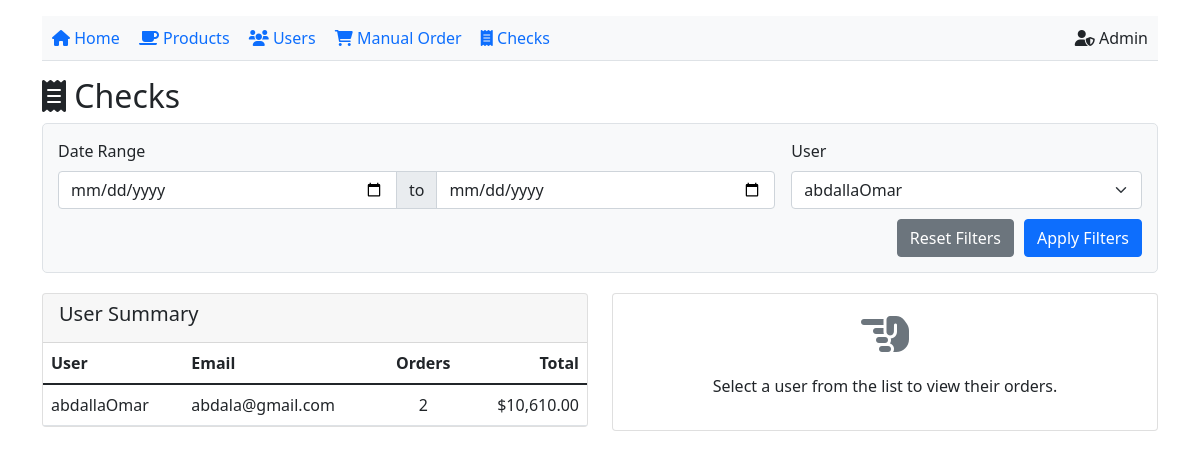
The page /Amr/AdminChecks.php?user_id=11 on the database its author committed.
### tables this page shows
CREATE TABLE `users` (
  `id` int(11) NOT NULL AUTO_INCREMENT,
  `username` varchar(50) NOT NULL,
  `email` varchar(100) NOT NULL,
  `password` varchar(255) NOT NULL,
  `profile_picture` varchar(255) DEFAULT NULL,
  `role` enum('user','admin') DEFAULT 'user',
  `created_at` timestamp NOT NULL DEFAULT current_timestamp(),
  PRIMARY KEY (`id`),
  UNIQUE KEY `username` (`username`),
  UNIQUE KEY `email` (`email`)
);

### Amr/AdminChecks.php (the view, shortened to what this page needs)
<?php
$DBName = "project";
$host = "localhost";
$DBtype = "mysql";
$userName = "root";
$userPassword = "";
function getConnection() {
    global $DBName, $host, $DBtype, $userName, $userPassword;
    try {
        $connection = new PDO("$DBtype:host=$host;dbname=$DBName", $userName, $userPassword);
        $connection->setAttribute(PDO::ATTR_ERRMODE, PDO::ERRMODE_EXCEPTION);
        return $connection;
    } catch (PDOException $e) {
        echo "Connection failed: " . $e->getMessage();
        exit();
    }
}
function getAllUsers() {
    $connection = getConnection();
    $sql = "SELECT id, username FROM users ORDER BY username";
    $stmt = $connection->prepare($sql);
    $stmt->execute();
    return $stmt->fetchAll(PDO::FETCH_ASSOC);
}
function getFilteredChecks($filters = []) {
    $connection = getConnection();
    $sql = "SELECT u.id as user_id, u.username, u.email,
           COUNT(o.id) as order_count,
           SUM(o.total_price) as total_amount
           FROM users u
           LEFT JOIN orders o ON u.id = o.user_id";
    $where_conditions = [];
    $params = [];
    if (!empty($filters['user_id'])) {
        $where_conditions[] = "u.id = :user_id";
        $params[':user_id'] = $filters['user_id'];
    }
    if (!empty($where_conditions)) {
        $sql .= " WHERE " . implode(" AND ", $where_conditions);
    }
    $sql .= " GROUP BY u.id, u.username, u.email ORDER BY total_amount DESC";
    $stmt = $connection->prepare($sql);
    foreach ($params as $key => $value) {
        $stmt->bindValue($key, $value);
    }
    $stmt->execute();
    return $stmt->fetchAll(PDO::FETCH_ASSOC);
}
$filters = [
    'date_from' => isset($_GET['date_from']) ? $_GET['date_from'] : '',
    'date_to' => isset($_GET['date_to']) ? $_GET['date_to'] : '',
    'user_id' => isset($_GET['user_id']) ? $_GET['user_id'] : ''
];
$selectedUserId = isset($_GET['view_user']) ? $_GET['view_user'] : null;
$selectedOrderId = isset($_GET['view_order']) ? $_GET['view_order'] : null;
$users = getAllUsers();
$filteredChecks = getFilteredChecks($filters);
$userOrders = [];
$userDetails = null;
?>
<!DOCTYPE html>
<html>
<head>
    <link href="https://cdn.jsdelivr.net/npm/bootstrap@5.1.3/dist/css/bootstrap.min.css" rel="stylesheet">
    <link rel="stylesheet" href="https://cdnjs.cloudflare.com/ajax/libs/font-awesome/6.0.0/css/all.min.css">
</head>
<body>
<div class="container mt-3">
    <div class="nav-links mb-3">
        <a href="index.php"><i class="fas fa-home"></i> Home</a>
        <a href="products.php"><i class="fas fa-coffee"></i> Products</a>
        <a href="users.php"><i class="fas fa-users"></i> Users</a>
        <a href="AdminOrders.php"><i class="fas fa-shopping-cart"></i> Manual Order</a>
        <a href="AdminChecks.php" class="active"><i class="fas fa-receipt"></i> Checks</a>
        <span class="float-end"><i class="fas fa-user-shield"></i> Admin</span>
    </div>
    <h2><i class="fas fa-receipt"></i> Checks</h2>
    <div class="filter-card">
        <form method="GET" action="" id="filter-form">
            <div class="row g-3">
                <div class="col-md-8">
                    <label class="form-label">Date Range</label>
                    <div class="input-group">
                        <input type="date" name="date_from" class="form-control" value="<?php echo $filters['date_from']; ?>" placeholder="From">
                        <span class="input-group-text">to</span>
                        <input type="date" name="date_to" class="form-control" value="<?php echo $filters['date_to']; ?>" placeholder="To">
                    </div>
                </div>
                <div class="col-md-4">
                    <label class="form-label">User</label>
                    <select name="user_id" class="form-select">
                        <?php foreach ($users as $user): ?>
                            <option value="<?php echo $user['id']; ?>" <?php echo ($filters['user_id'] == $user['id']) ? 'selected' : ''; ?>>
                                <?php echo $user['username']; ?>
                            </option>
                        <?php endforeach; ?>
                    </select>
                </div>
            </div>
            <div class="filter-buttons">
                <button type="button" class="btn btn-secondary" onclick="resetFilters()">Reset Filters</button>
                <button type="submit" class="btn btn-primary">Apply Filters</button>
            </div>
        </form>
    </div>
    <div class="row">
        <div class="col-md-6">
            <div class="card">
                <div class="card-header">
                    <h5>User Summary</h5>
                </div>
                <div class="card-body p-0">
                    <div class="table-responsive">
                        <table class="table table-hover mb-0">
                            <thead>
                                <tr>
                                    <th>User</th>
                                    <th>Email</th>
                                    <th class="text-center">Orders</th>
                                    <th class="text-end">Total</th>
                                </tr>
                            </thead>
                            <tbody>
                                <?php if (empty($filteredChecks)): ?>
                                    <tr>
                                        <td colspan="4" class="text-center py-3">No data found for the selected filters</td>
                                    </tr>
                                <?php else: ?>
                                    <?php foreach ($filteredChecks as $check): ?>
                                        <tr class="check-row <?php echo ($selectedUserId == $check['user_id']) ? 'active' : ''; ?>"
                                            onclick="viewUserOrders(<?php echo $check['user_id']; ?>)">
                                            <td><?php echo htmlspecialchars($check['username']); ?></td>
                                            <td><?php echo htmlspecialchars($check['email']); ?></td>
                                            <td class="text-center"><?php echo $check['order_count']; ?></td>
                                            <td class="text-end">$<?php echo number_format($check['total_amount'] ?? 0, 2); ?></td>
                                        </tr>
                                    <?php endforeach; ?>
                                <?php endif; ?>
                            </tbody>
                        </table>
                    </div>
                </div>
            </div>
        </div>
        <div class="col-md-6">
            <?php if ($selectedUserId && $userDetails): ?>
                <div class="card">
                    <div class="card-header d-flex justify-content-between align-items-center">
                        <h5>
                            Orders for <?php echo htmlspecialchars($userDetails['username']); ?>
                        </h5>
                        <span class="badge bg-primary"><?php echo count($userOrders); ?> Orders</span>
                    </div>
                    <div class="card-body p-0">
                        <?php if (empty($userOrders)): ?>
                            <div class="text-center py-4">
                                <i class="fas fa-coffee fa-3x text-muted mb-3"></i>
                                <p>No orders found for this user in the selected date range.</p>
                            </div>
                        <?php else: ?>
                            <div class="table-responsive">
                                <table class="table table-hover mb-0">
                                    <thead>
                                        <tr>
                                            <th>Order #</th>
                                            <th>Date</th>
                                            <th>Room</th>
                                            <th>Status</th>
                                            <th class="text-end">Total</th>
                                        </tr>
                                    </thead>
                                    <tbody>
                                        <?php foreach ($userOrders as $order): ?>
                                            <tr class="check-row <?php echo ($selectedOrderId == $order['id']) ? 'active' : ''; ?>"
                                                onclick="viewOrderDetails(<?php echo $order['id']; ?>)">
                                                <td>#<?php echo $order['id']; ?></td>
                                                <td><?php echo date('M d, Y H:i', strtotime($order['date'])); ?></td>
                                                <td><?php echo htmlspecialchars($order['room_name'] ?? 'N/A'); ?></td>
                                                <td>
                                                    <?php
                                                        $statusClass = '';
                                                        switch($order['status']) {
                                                            case 'processing':
                                                                $statusClass = 'status-processing';
                                                                break;
                                                            case 'out for delivery':
                                                                $statusClass = 'status-out-for-delivery';
                                                                break;
                                                            case 'done':
                                                                $statusClass = 'status-done';
                                                                break;
                                                        }
                                                    ?>
                                                    <span class="status-badge <?php echo $statusClass; ?>">
                                                        <?php echo ucfirst($order['status']); ?>
                                                    </span>
                                                </td>
                                                <td class="text-end">$<?php echo number_format($order['total_price'], 2); ?></td>
                                            </tr>
                                        <?php endforeach; ?>
                                    </tbody>
                                </table>
                            </div>
                        <?php endif; ?>
                    </div>
                </div>
            <?php elseif (!$selectedUserId): ?>
                <div class="card h-100">
                    <div class="card-body text-center d-flex flex-column justify-content-center align-items-center">
                        <i class="fas fa-hand-point-left fa-3x text-muted mb-3"></i>
                        <p>Select a user from the list to view their orders.</p>
                    </div>
                </div>
            <?php endif; ?>
        </div>
    </div>
</div>
</body>
</html>

### Amr/AdminChecks.php (style rules this page uses)
.nav-links { background-color: #f8f9fa; padding: 10px; border-bottom: 1px solid #dee2e6; }
.nav-links a { margin-right: 15px; text-decoration: none; color: #0d6efd; }
.filter-card { margin-bottom: 20px; border: 1px solid #dee2e6; border-radius: 5px; background-color: #f8f9fa; padding: 15px; }
.filter-buttons { display: flex; justify-content: flex-end; gap: 10px; margin-top: 10px; }
.check-row { cursor: pointer; }

### rows shown on the page
users: username "abdallaOmar", email "abdala@gmail.com", order_count "2", total_amount "10,610.00"

### other values the page prints
form field user_id "abdallaOmar"
